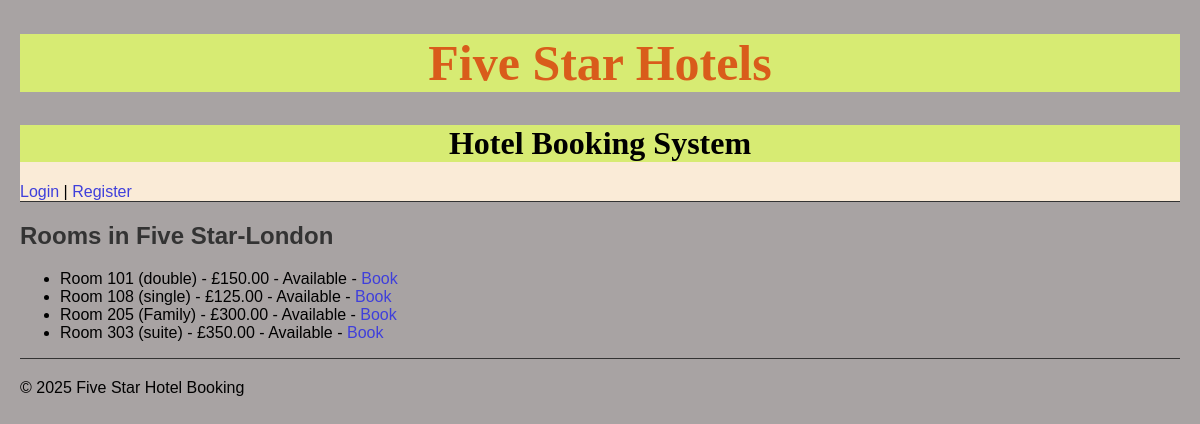
The page /hotel/1 on the database as committed earlier.
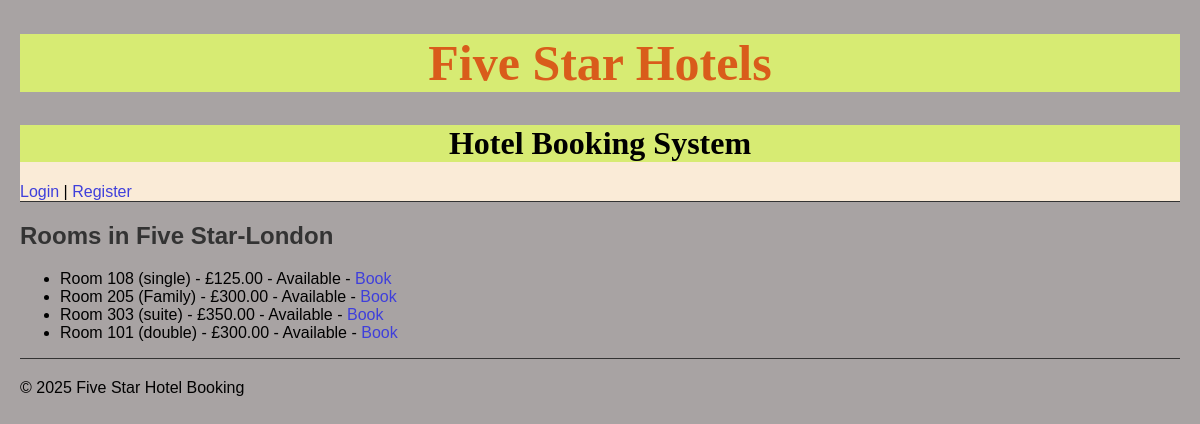
The same page on the database as committed later.
### booking/models.py (models this page shows, shortened)
class Room(models.Model):
    ROOM_TYPES = [
        ('single', 'Single'),
        ('double', 'Double'),
        ('suite', 'Suite'),
        ('family', 'Family'),
    ]
    hotel = models.ForeignKey(Hotel, on_delete=models.CASCADE, related_name='rooms')
    room_number = models.CharField(max_length=10)
    room_type = models.CharField(max_length=10, choices=ROOM_TYPES)
    price_per_night = models.DecimalField(max_digits=6, decimal_places=2)
    is_available = models.BooleanField(default=True)

### booking/views.py (the view)
# urls.py: path('hotel/<int:hotel_id>', views.room_list, name='room_list'),
def room_list(request, hotel_id):
    hotel = get_object_or_404(Hotel, pk=hotel_id)
    rooms = hotel.rooms.all()
    return render(request, 'booking/room_list.html', {'hotel': hotel, 'rooms': rooms})

### booking/templates/booking/room_list.html
{% extends 'base.html' %}
{% block content %}
<h2>Rooms in {{ hotel.name }}</h2>
<ul>
  {% for room in rooms %}
    <li>
      Room {{ room.room_number }} ({{ room.room_type }}) - £{{ room.price_per_night }}
      {% if room.is_available %}
        - Available - <a href="{% url 'admin_book_room' room.id %}">Book</a>
        {% elif room.is_canceled %}
        - Available (Canceled Booking) - <a href="{% url 'admin_cancel_booking' booking.id %}">Book</a>
      {% else %}
        - Available - <a href="{% url 'admin_book_room' room.id %}">Book</a>
      {% endif %}
    </li>
  {% empty %}
    <li>No rooms available.</li>
  {% endfor %}
</ul>
{% endblock %}

Rows that differ between the two databases and show on the page:
removed Room: room_number "101", room_type "double", price_per_night "150.00", is_available "- Available -"
added Room: room_number "101", room_type "double", price_per_night "300.00", is_available "- Available -"
